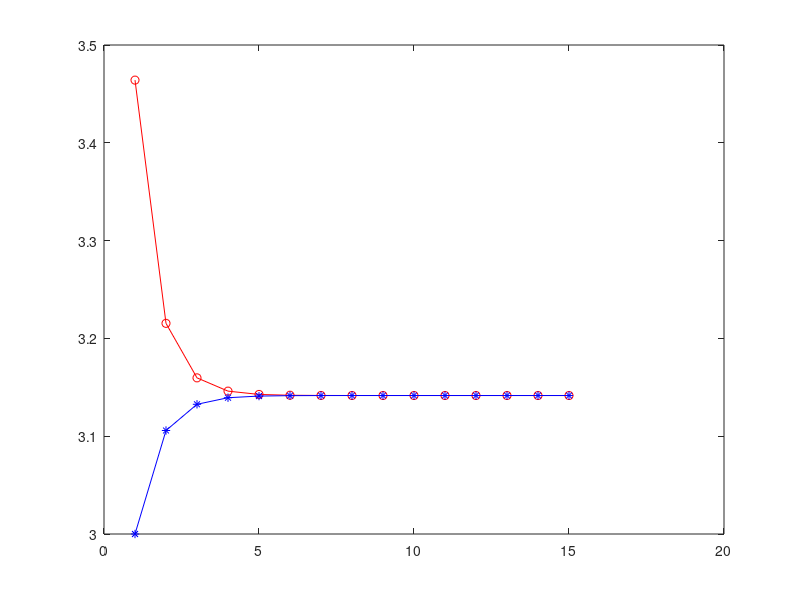

Source code (MATLAB): (Note: this script raises an error after producing the figure.)
% pi_arqimedes.m
% Aproximación de π según Arquímedes

a = zeros(1,15); b = zeros(1,15);
a(1)=2*sqrt(3); b(1)=3;

for k=1:14
    a(k+1) = (2*a(k)*b(k)) / (a(k)+b(k));
    b(k+1) = sqrt(a(k+1)*b(k));
end

figure; plot(a,'r-o'); hold on; plot(b,'b-*'); 
yline(pi,'k--'); legend('a_k','b_k','pi');
title('Aproximación de π por arriba y por abajo');

fprintf('π = %.8f, a(8)=%.8f, b(8)=%.8f\n',pi,a(8),b(8));

error_rel = abs((a - pi)/pi);
figure; semilogy(error_rel,'ro:');
title('Error relativo de a_k respecto a π');

% Promedio de sucesiones
c = (a + b)/2;
error_c = abs((c - pi)/pi);
figure; semilogy(error_rel,'r:', error_c,'b--');
legend('Error a_k','Error c_k');
title('Comparación de errores relativos');
